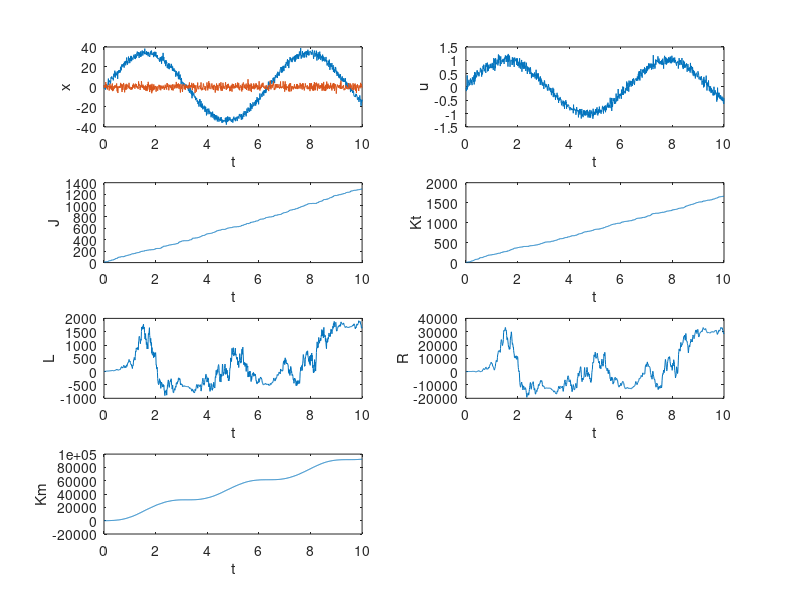

Write the MATLAB code that produced this figure.
Source = load('dc_motor.mat');
uticks = Source.uticks;
tticks = Source.tticks;
xticks = Source.xticks;
flag = length(tticks);
LIST_C = cell(1,flag);
LIST_T = cell(1,flag);
LIST_Y = cell(1,flag);
LIST_X = cell(1,flag);
h = 0.1;
SUM_C = zeros(5,5);
LIST_X{1} = [7.5;7.5;7.5;7.5;7.5];

for i = 2:length(tticks)
    LIST_C{i-1} = [xticks(i,1)-xticks(i-1,1), - xticks(i,2),0 ,0 ,0 ;
        0 ,0 ,xticks(i,2)-xticks(i-1,2), xticks(i-1,2)*h ,xticks(i-1,1)*h]; 
    SUM_C = SUM_C + LIST_C{i-1}'*LIST_C{i-1};
    LIST_T{i-1} = 2*LIST_C{i-1}'*LIST_C{i-1} + SUM_C; 
    LIST_Y{i-1} = [0;uticks(i-1)*h];
    LIST_X{i} = inv(LIST_T{i-1});
    LIST_X{i} = LIST_X{i} * LIST_C{i-1}'*(LIST_Y{i-1} - LIST_C{i-1}*LIST_X{i-1});
    LIST_X{i} = LIST_X{i-1} - LIST_X{i};
end


ax1 = subplot(4,2,1);
plot(ax1,tticks, xticks);
xlabel(ax1,'t');
ylabel(ax1,'x');


ax2 = subplot(4,2,2);
plot(ax2,tticks, uticks);
xlabel(ax2,'t');
ylabel(ax2,'u');


ax3 = subplot(4,2,3);
J = zeros(1,flag);
for i = 1:flag
    J(i) = LIST_X{i}(1); 
end
plot(ax3,tticks, J);
xlabel(ax3,'t');
ylabel(ax3,'J');


ax4 = subplot(4,2,4);
Kt = zeros(1,flag);
for i = 1:flag
    Kt(i) = LIST_X{i}(2); 
end
plot(ax4,tticks, Kt);
xlabel(ax4,'t');
ylabel(ax4,'Kt');

ax5 = subplot(4,2,5);
L = zeros(1,flag);
for i = 1:flag
    L(i) = LIST_X{i}(3); 
end
plot(ax5,tticks, L);
xlabel(ax5,'t');
ylabel(ax5,'L');

ax6 = subplot(4,2,6);
R = zeros(1,flag);
for i = 1:flag
    R(i) = LIST_X{i}(4); 
end
plot(ax6,tticks, R);
xlabel(ax6,'t');
ylabel(ax6,'R');

ax7 = subplot(4,2,7);
Km = zeros(1,flag);
for i = 1:flag
    Km(i) = LIST_X{i}(5); 
end
plot(ax7,tticks, Km);
xlabel(ax7,'t');
ylabel(ax7,'Km');


